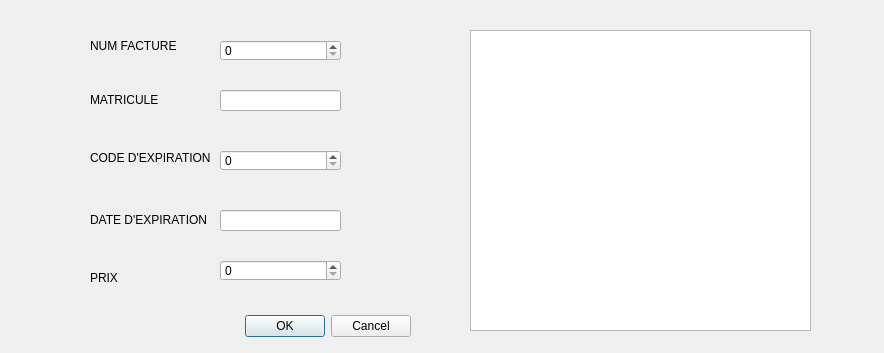
<?xml version="1.0" encoding="UTF-8"?>
<ui version="4.0">
 <class>projet</class>
 <widget class="QDialog" name="projet">
  <property name="geometry">
   <rect>
    <x>0</x>
    <y>0</y>
    <width>884</width>
    <height>353</height>
   </rect>
  </property>
  <property name="windowTitle">
   <string>Dialog</string>
  </property>
  <widget class="QDialogButtonBox" name="OK_ANNULER">
   <property name="geometry">
    <rect>
     <x>70</x>
     <y>310</y>
     <width>341</width>
     <height>32</height>
    </rect>
   </property>
   <property name="orientation">
    <enum>Qt::Horizontal</enum>
   </property>
   <property name="standardButtons">
    <set>QDialogButtonBox::Cancel|QDialogButtonBox::Ok</set>
   </property>
  </widget>
  <widget class="QLabel" name="NUMF">
   <property name="geometry">
    <rect>
     <x>90</x>
     <y>20</y>
     <width>111</width>
     <height>51</height>
    </rect>
   </property>
   <property name="text">
    <string>NUM FACTURE</string>
   </property>
  </widget>
  <widget class="QLabel" name="PRIX">
   <property name="geometry">
    <rect>
     <x>90</x>
     <y>270</y>
     <width>71</width>
     <height>16</height>
    </rect>
   </property>
   <property name="text">
    <string>PRIX</string>
   </property>
  </widget>
  <widget class="QLineEdit" name="date_value">
   <property name="geometry">
    <rect>
     <x>220</x>
     <y>210</y>
     <width>121</width>
     <height>21</height>
    </rect>
   </property>
  </widget>
  <widget class="QLabel" name="Code">
   <property name="geometry">
    <rect>
     <x>90</x>
     <y>150</y>
     <width>131</width>
     <height>16</height>
    </rect>
   </property>
   <property name="text">
    <string>CODE D'EXPIRATION</string>
   </property>
  </widget>
  <widget class="QLabel" name="Mat">
   <property name="geometry">
    <rect>
     <x>90</x>
     <y>90</y>
     <width>171</width>
     <height>20</height>
    </rect>
   </property>
   <property name="text">
    <string>MATRICULE</string>
   </property>
  </widget>
  <widget class="QLabel" name="DATE">
   <property name="geometry">
    <rect>
     <x>90</x>
     <y>210</y>
     <width>141</width>
     <height>20</height>
    </rect>
   </property>
   <property name="text">
    <string>DATE D'EXPIRATION</string>
   </property>
  </widget>
  <widget class="QTableView" name="TAB_AFFICHAGE">
   <property name="geometry">
    <rect>
     <x>470</x>
     <y>30</y>
     <width>341</width>
     <height>301</height>
    </rect>
   </property>
   <property name="selectionBehavior">
    <enum>QAbstractItemView::SelectRows</enum>
   </property>
   <property name="sortingEnabled">
    <bool>true</bool>
   </property>
  </widget>
  <widget class="QSpinBox" name="NUMF_value">
   <property name="geometry">
    <rect>
     <x>220</x>
     <y>40</y>
     <width>121</width>
     <height>21</height>
    </rect>
   </property>
   <property name="minimum">
    <number>0</number>
   </property>
   <property name="maximum">
    <number>9999</number>
   </property>
   <property name="value">
    <number>0</number>
   </property>
  </widget>
  <widget class="QLineEdit" name="mat_value">
   <property name="geometry">
    <rect>
     <x>220</x>
     <y>90</y>
     <width>121</width>
     <height>21</height>
    </rect>
   </property>
  </widget>
  <widget class="QSpinBox" name="code_value">
   <property name="geometry">
    <rect>
     <x>220</x>
     <y>150</y>
     <width>121</width>
     <height>21</height>
    </rect>
   </property>
   <property name="minimum">
    <number>0</number>
   </property>
   <property name="maximum">
    <number>9999</number>
   </property>
   <property name="value">
    <number>0</number>
   </property>
  </widget>
  <widget class="QSpinBox" name="prix_value">
   <property name="geometry">
    <rect>
     <x>220</x>
     <y>260</y>
     <width>121</width>
     <height>21</height>
    </rect>
   </property>
   <property name="minimum">
    <number>0</number>
   </property>
   <property name="maximum">
    <number>9999</number>
   </property>
   <property name="value">
    <number>0</number>
   </property>
  </widget>
 </widget>
 <resources/>
 <connections>
  <connection>
   <sender>OK_ANNULER</sender>
   <signal>clicked(QAbstractButton*)</signal>
   <receiver>OK_ANNULER</receiver>
   <slot>close()</slot>
   <hints>
    <hint type="sourcelabel">
     <x>201</x>
     <y>327</y>
    </hint>
    <hint type="destinationlabel">
     <x>201</x>
     <y>327</y>
    </hint>
   </hints>
  </connection>
 </connections>
</ui>
